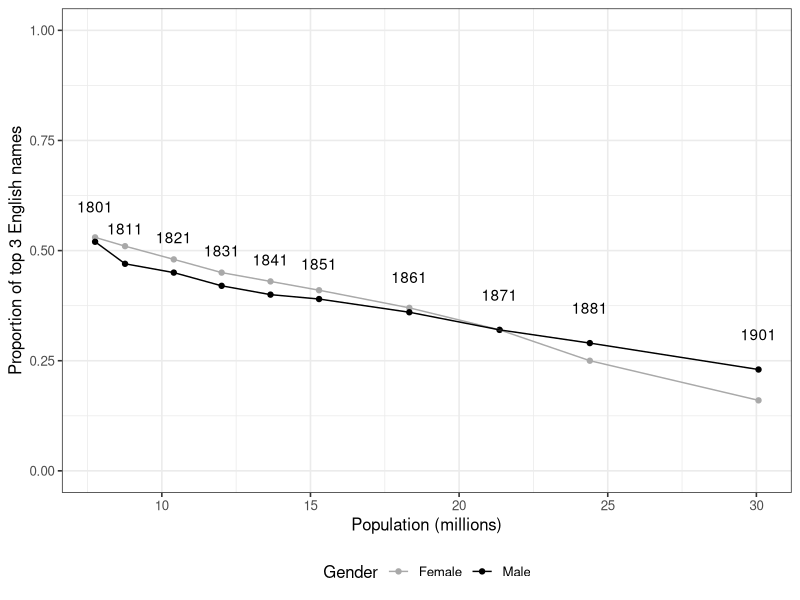

Generate this figure with R:
library(tidyverse)

#######
eng = read_csv("Data/english-names-pop.csv") %>%
  select(year:Male) %>%
  gather(Gender, value, -year, -population) %>%
  filter(is.na(value) == F)

p_eng <- ggplot(eng, aes(x=population/1e6, y=value, label=year)) + 
  geom_point(aes(colour=Gender, group=Gender)) + 
  geom_line(aes(colour=Gender, group=Gender)) +
  geom_text(data=eng %>% filter(Gender == 'Female' & population < 22.5 | Gender == 'Male' & population > 22.5),
            aes(label=year), nudge_y=0.08) +
  xlab("Population (millions)") + ylab("Proportion of top 3 English names") +
  theme_bw(12) +
  theme(legend.position = "bottom") + 
  ylim(0, 1) +
  scale_colour_manual(values=c("darkgray", "black")) 


pdf('imgs/english_top3.pdf', width = 5, height=4)
p_eng
dev.off()


save(p_eng, file='Data/top_3_english.RData')
#############